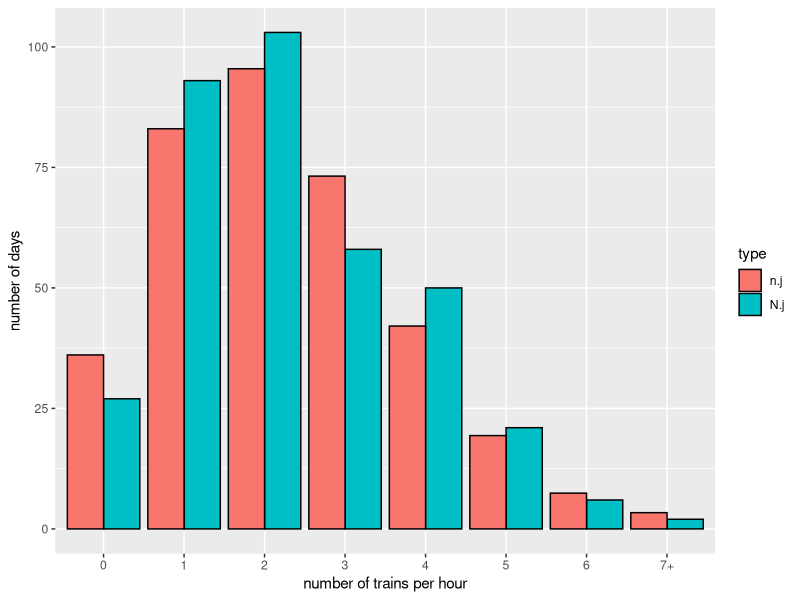

R code for this plot:
library("dplyr")
library("ggplot2")

dt <- read.csv2(file = "data/trains.csv")
str(dt)
summary(dt)
View(dt)

k <- nrow(dt)
n <- sum(dt$Days)

dt <- dt |> mutate(
	N.j = Days, 
	trains = seq(0, 7, by = 1), 
	lambda = (sum(trains * N.j) / n),
	p.j = dpois(trains, lambda),
	n.j = n * p.j
)
View(dt)

sum(dt$N.j)
sum(dt$n.j) # !
sum(dt$p.j) # ! 

# Vypocet pravdepodobnosti protoze to uplne neznam
dt[dt$trains == 7, "p.j"] <- dt |> filter(trains <= 6) |> summarise(p.j = 1 - sum(p.j)) |> pull(p.j)
dt[dt$trains == 7, "n.j"] <- dt |> filter(trains <= 6) |> summarise(n.j = n - sum(n.j)) |> pull(n.j)

View(dt)

sum(dt$N.j)
sum(dt$n.j)
sum(dt$p.j)
# OK

dt.long <- dt |> tidyr::pivot_longer(cols = c(N.j, n.j), names_to = "type", values_to = "freq")
ggplot(dt.long, aes(x = Trains, y = freq, fill = type)) + 
	geom_col(position = "dodge", color = "black") + 
	labs(x = "number of trains per hour", y = "number of days")


# Assumptions
dt$n.j >= 5 
# Yarnold's criterion
q <- sum (dt$n.j < 5) / k
q
dt$n.j >= 5 * q
# Yarnold's criterion is OK

K <- sum(dt$N.j^2 / (dt$n.j)) - n
K
qchisq (0.95, df = k - 1 - 1) # remember -1
K >= qchisq (0.95, df = k - 1 - 1) # remember -1
#	p-value
1 - pchisq (K, df = k - 1 - 1) # remember -1


###################################################################
# Specific test for Poisson distribution
X <- rep(dt$trains, dt$N.j)
# or, using "tidyverse" syntax
X <- dt |> select(trains, N.j) |> 
	tidyr::uncount(N.j) |> 
	pull(trains)

Q <- (n - 1) * var (X) / mean (X)
Q
q1 = qchisq (0.025, n - 1)
q2 = qchisq (0.975, n - 1)
c(q1, q2)
Q <= q1 | Q >= q2

